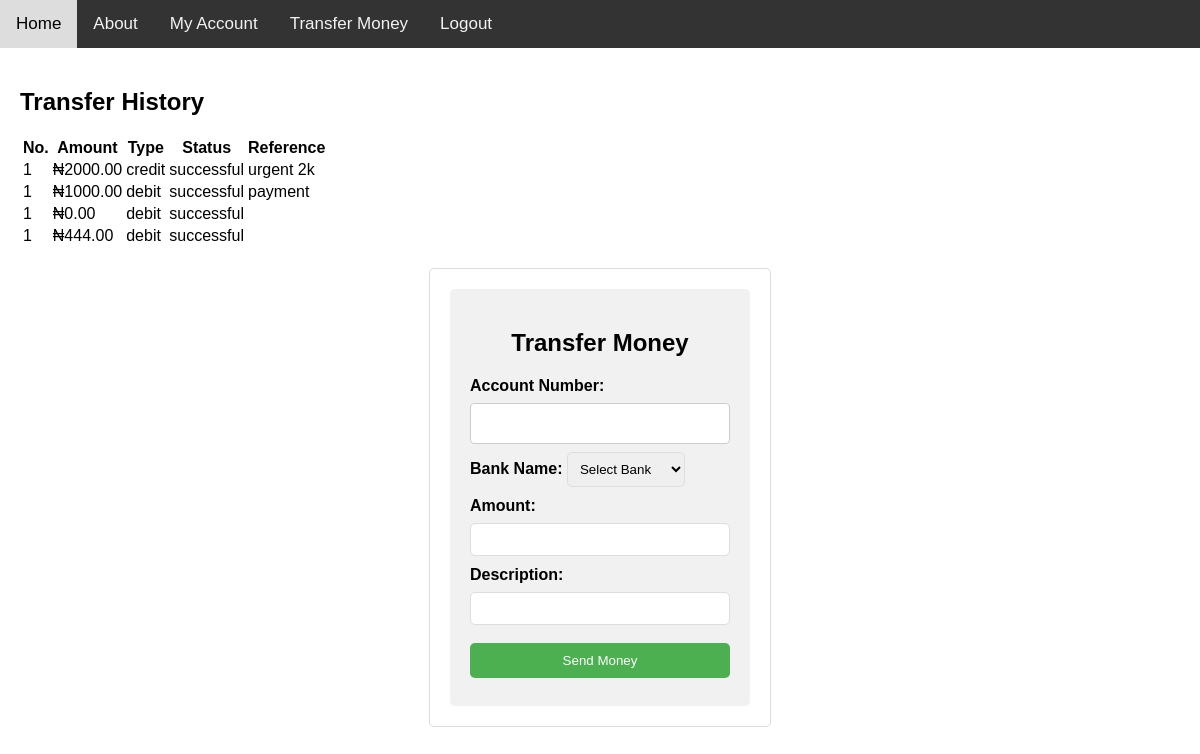
Page /transfer.php (signed in) on the committed database.
### tables this page shows
CREATE TABLE `transaction_history` (
  `id` int NOT NULL,
  `sender` varchar(10) DEFAULT NULL,
  `receiver` varchar(10) DEFAULT NULL,
  `amount` decimal(10,2) DEFAULT NULL,
  `sent_time` timestamp NULL DEFAULT CURRENT_TIMESTAMP,
  `transaction_status` varchar(20) DEFAULT NULL,
  `ref` varchar(30) DEFAULT NULL
);

CREATE TABLE `users` (
  `id` int NOT NULL,
  `firstname` varchar(50) DEFAULT NULL,
  `lastname` varchar(50) DEFAULT NULL,
  `password` varchar(220) DEFAULT NULL,
  `email` varchar(200) DEFAULT NULL,
  `phone` varchar(15) DEFAULT NULL,
  `account_number` varchar(10) DEFAULT NULL,
  `balance` decimal(10,2) NOT NULL,
  `bvn` varchar(11) DEFAULT NULL,
  `reg_date` timestamp NULL DEFAULT CURRENT_TIMESTAMP,
  `profile_pic` varchar(200) DEFAULT NULL
);

### transfer.php (the view, shortened to what this page needs)
<?php
require_once "db.php";
try {
    $user_id = $_SESSION['id'];
    $query = "SELECT * FROM users WHERE id=? LIMIT 1";
    $stmt = $conn->prepare($query);
    $stmt->execute(array($user_id));
    $user = $stmt->fetch(PDO::FETCH_ASSOC);
} catch (Exception $e) {
    echo "Unable to connect to database " . $e;
    exit();
}
$account_number = $user['account_number'];
$query = "SELECT * FROM transaction_history WHERE sender=? OR receiver=?";
$stmt = $conn->prepare($query);
$stmt->execute(array($account_number, $account_number));
$histories = $stmt->fetchAll(PDO::FETCH_ASSOC);
?>
<!DOCTYPE html>
<html>
<head>
    <link rel="stylesheet" href="style.css">
</head>
<body>
    <?php require_once "top-nav.php";
    ?>
    <div class="history">
        <h2>Transfer History</h2>
        <table>
            <thead>
                <th>No.</th>
                <th>Amount</th>
                <th>Type</th>
                <th>Status</th>
                <th>Reference</th>
            </thead>
            <tbody>
                <?php
                $i = 1;
                foreach ($histories as $history) {
                    if ($history['sender'] == $user['account_number']) {
                        $t_type = 'debit';
                    } else {
                        $t_type = 'credit';
                    }
                ?>
                    <tr>
                        <td><?php echo $i ?></td>
                        <td>&#8358;<?= $history['amount'] ?></td>
                        <td><?= $t_type ?></td>
                        <td><?= $history['transaction_status'] ?></td>
                        <td><?= $history['ref'] ?></td>
                    </tr>
                <?php
                }
                ?>
            </tbody>
        </table>
    </div>
    <div class="container">
        <form method="post" action="send_money.php">
            <h2>Transfer Money</h4>
                <label for="acn">Account Number:</label>
                <input type="tel" id="acn" name="account_number"><br>
                <label for="bank">Bank Name:</label>
                <select id="bank" name="bank">
                    <option name="">Select Bank</option>
                </select>
                <br />
                <label for="amount">Amount:</label>
                <input type="text" id="amount" name="amount"><br>
                <label for="ref">Description:</label>
                <input type="text" id="ref" name="ref"><br>
                <input type="submit" value="Send Money" name="transfer">
        </form>
    </div>
</body>
</html>

### style.css (style rules this page uses)
body { font-family: Arial, sans-serif; margin: 0; }
.history { padding: 20px; margin: 0 auto; padding: 20px; }
.container { width: 300px; margin: 0 auto; padding: 20px; border: 1px solid #ddd; border-radius: 5px; }
.container h2 { text-align: center; }
.container label { margin-bottom: 5px; font-weight: bold; }
.container input[type="text"], select, .container input[type="password"] { padding: 8px; margin-bottom: 10px; border: 1px solid #ddd; border-radius: 5px; }
.container input[type="submit"] { padding: 10px; background-color: #4CAF50; color: white; border: none; border-radius: 5px; cursor: pointer; }
form { padding: 20px; background-color: #f1f1f1; border-radius: 5px; }
input[type="text"], input[type="password"], input[type="tel"], input[type="email"] { width: 100%; padding: 12px 20px; margin: 8px 0; display: inline-block; border: 1px solid #ccc; box-sizing: border-box; border-radius: 4px; }
input[type="submit"] { background-color: #4CAF50; color: white; padding: 14px 20px; margin: 8px 0; border: none; cursor: pointer; border-radius: 4px; width: 100%; }

### rows in the picture
transaction_history: i "1", amount "2000.00", sender.account_number "credit", transaction_status "successful", ref "urgent 2k"
transaction_history: i "1", amount "1000.00", sender.account_number "debit", transaction_status "successful", ref "payment"
transaction_history: i "1", amount "0.00", sender.account_number "debit", transaction_status "successful"
transaction_history: i "1", amount "444.00", sender.account_number "debit", transaction_status "successful"
